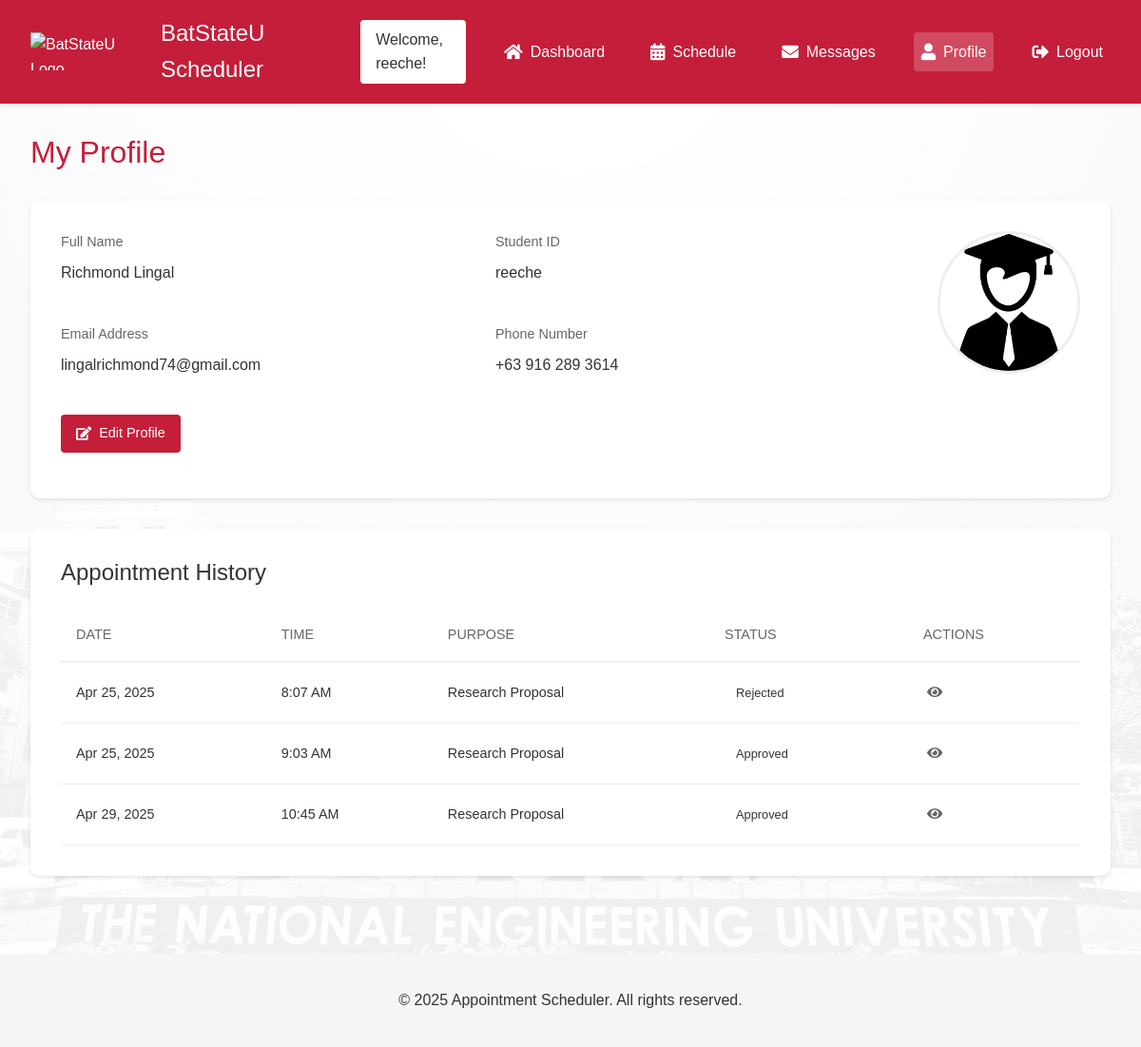
The app's page /profile/ (signed in) with its own data.
### AppointmentWebsite/models.py (models this page shows, shortened)
class UserProfile(models.Model):
    user = models.OneToOneField(User, on_delete=models.CASCADE)
    user_type = models.CharField(max_length=10, choices=[('student', 'Student'), ('faculty', 'Faculty')])
    phone_number = models.CharField(max_length=15, blank=True, null=True)
    profile_picture = models.ImageField(upload_to='profile_pictures/', null=True, blank=True)
    title = models.CharField(max_length=100, blank=True, null=True)
    department = models.CharField(max_length=100, blank=True, null=True)
    office_location = models.CharField(max_length=100, blank=True, null=True)
    office_hours = models.CharField(max_length=200, blank=True, null=True)
    specialization = models.CharField(max_length=200, blank=True, null=True)
    research_interests = models.TextField(blank=True, null=True)
    years_of_experience = models.IntegerField(null=True, blank=True)

class Appointment(models.Model):
    STATUS_CHOICES = [
        ('Pending', 'Pending'),
        ('Approved', 'Approved'),
        ('Rejected', 'Rejected')
    ]
    REASON_CHOICES = [
        ('consultation', 'Consultation'),
        ('thesis', 'Thesis Defense'),
        ('proposal', 'Proposal Defense'),
        ('other', 'Other')
    ]
    student = models.ForeignKey(User, on_delete=models.CASCADE, related_name='appointments')
    time_slot = models.OneToOneField(TimeSlot, on_delete=models.CASCADE)
    status = models.CharField(max_length=20, choices=STATUS_CHOICES, default='Pending')
    reason = models.CharField(max_length=20, choices=REASON_CHOICES, null=True, blank=True)
    created_at = models.DateTimeField(default=timezone.now)
    student_file = models.ForeignKey(StudentFile, on_delete=models.SET_NULL, null=True, blank=True)

class TimeSlot(models.Model):
    ROOM_CHOICES = [
        ('CICS201', 'CICS 201'),
        ('CICS202', 'CICS 202'),
        ('CPE_FACULTY', 'CpE FACULTY'),
        ('COMP_LAB_CICS', 'COMPUTER ENGINEERING LAB (CICS)'),
        ('COMP_LAB_EINSTEIN', 'COMPUTER LAB (EINSTEIN BUILDING)'),
        ('ICT_FACULTY', 'ICT FACULTY (GYM)')
    ]
    date = models.DateField()
    start_time = models.TimeField()
    end_time = models.TimeField()
    room = models.CharField(max_length=50, choices=ROOM_CHOICES, default='CICS201')
    is_available = models.BooleanField(default=True)
    faculty = models.ForeignKey(User, on_delete=models.CASCADE, related_name='time_slots')
    created_at = models.DateTimeField(default=timezone.now)
    class Meta:
        ordering = ['date', 'start_time']

### Appointment_Scheduler/views.py (the view)
# urls.py: path('profile/', views.profile, name='profile'),  # Added profile URL pattern
@login_required
def profile(request):
    try:
        user_profile = request.user.userprofile
        if user_profile.user_type == 'faculty':
            return redirect('faculty_profile')
    except UserProfile.DoesNotExist:
        return redirect('edit_profile')
    appointments = Appointment.objects.filter(student=request.user).order_by('-created_at')
    context = {
        'user_profile': user_profile,
        'appointments': appointments
    }
    return render(request, 'profile.html', context)

### templates/profile.html (shortened to what this page needs)
{% extends 'base.html' %}
{% load static %}
{% block extra_css %}
<link rel="stylesheet" href="{% static 'css/profile.css' %}">
{% endblock %}
{% block content %}
<div class="profile-container">
    <h1 class="page-title">My Profile</h1>
    <div class="profile-card">
        <div class="profile-info">
            <div class="info-group">
                <label>Full Name</label>
                <p>{{ user.first_name }} {{ user.last_name }}</p>
            </div>
            <div class="info-group">
                <label>Student ID</label>
                <p>{{ user.username }}</p>
            </div>
            <div class="info-group">
                <label>Email Address</label>
                <p>{{ user.email }}</p>
            </div>
            <div class="info-group">
                <label>Phone Number</label>
                <p>{{ user_profile.phone_number|default:"Not provided" }}</p>
            </div>
            <div class="info-group" style="grid-column: 1 / -1;">
                <a href="{% url 'edit_profile' %}" class="edit-profile">
                    <i class="fas fa-edit"></i> Edit Profile
                </a>
            </div>
        </div>
        <div class="profile-photo">
            <img src="{% if user.profile_picture %}{{ user.profile_picture.url }}{% else %}{% static 'images/student.png' %}{% endif %}" alt="Profile Picture">
        </div>
    </div>
    <div class="appointment-history">
        <h2>Appointment History</h2>
        <div class="appointment-table">
            <table>
                <thead>
                    <tr>
                        <th>DATE</th>
                        <th>TIME</th>
                        <th>PURPOSE</th>
                        <th>STATUS</th>
                        <th>ACTIONS</th>
                    </tr>
                </thead>
                <tbody>
                    {% if appointments %}
                        {% for appointment in appointments %}
                        <tr>
                            <td>{{ appointment.time_slot.date|date:"M d, Y" }}</td>
                            <td>{{ appointment.time_slot.start_time|time:"g:i A" }}</td>
                            <td>{{ appointment.student_file.file_type|default:"Research Proposal" }}</td>
                            <td>
                                <span class="status-badge {{ appointment.status|lower }}">
                                    {{ appointment.status }}
                                </span>
                            </td>
                            <td>
                                <button class="action-btn" title="View Details">
                                    <i class="fas fa-eye"></i>
                                </button>
                            </td>
                        </tr>
                        {% endfor %}
                    {% endif %}
                </tbody>
            </table>
        </div>
    </div>
</div>
{% endblock %}

### templates/header.html (shortened to what this page needs)
{% load static %}
<header class="site-header">
    <div class="header-content">
        <div class="left-section">
            <img src="https://batstate-u.edu.ph/wp-content/uploads/2022/05/BatStateU-NEU-Logo.png" alt="BatStateU Logo" class="logo">
            <span class="logo-text">BatStateU Scheduler</span>
        </div>
        {% if user.is_authenticated %}
        <div class="right-section">
            <div class="welcome-box">
                Welcome, {{ user.username }}!
            </div>
            <nav class="nav-menu">
                <a href="{% url 'dashboard' %}" class="nav-link {% if request.path == '/dashboard/' %}active{% endif %}">
                    <i class="fas fa-home"></i> Dashboard
                </a>
                <a href="{% url 'schedule' %}" class="nav-link {% if 'schedule' in request.path %}active{% endif %}">
                    <i class="fas fa-calendar-alt"></i> Schedule
                </a>
                <a href="{% url 'messages' %}" class="nav-link {% if 'messages' in request.path %}active{% endif %}">
                    <i class="fas fa-envelope"></i> Messages
                </a>
                <a href="{% url 'profile' %}" class="nav-link {% if 'profile' in request.path %}active{% endif %}">
                    <i class="fas fa-user"></i> Profile
                </a>
                <a href="{% url 'logout' %}" class="nav-link">
                    <i class="fas fa-sign-out-alt"></i> Logout
                </a>
            </nav>
        </div>
        {% endif %}
    </div>
</header>
<link rel="stylesheet" href="https://cdnjs.cloudflare.com/ajax/libs/font-awesome/5.15.4/css/all.min.css">

### static/css/style.css (style rules this page uses)
:root { --primary-red: #9D2235; --dark-red: #7B1E2B; --white: #FFFFFF; --light-gray: #F5F5F5; --dark-gray: #333333; --border-gray: #DDDDDD; }
body { font-family: Arial, sans-serif; line-height: 1.6; margin: 0; padding: 0; background-image: linear-gradient(rgba(255, 255, 255, 0.7), rgba(255, 255, 255, 0.7)), url('../images/batstate-bg.jpg'); background-repeat: no-repeat; background-position: center center; background-attachment: fixed; background-size: cover; min-height: 100vh; width: 100%; }
.site-header { background-color: rgba(255, 255, 255, 0.95); box-shadow: 0 1px 3px rgba(0,0,0,0.1); }
.site-header { background-color: rgba(255, 255, 255, 0.95); box-shadow: 0 2px 4px rgba(0,0,0,0.1); padding: 1rem 2rem; position: sticky; top: 0; z-index: 1000; }
.header-content { display: flex; justify-content: space-between; align-items: center; max-width: 1200px; margin: 0 auto; }

### static/css/profile.css (style rules this page uses)
.page-title { color: #C41E3A; font-size: 2rem; margin-bottom: 2rem; font-weight: 500; }
.profile-container { max-width: 1200px; margin: 0 auto; padding: 2rem; }
.profile-card { background: white; border-radius: 10px; box-shadow: 0 2px 4px rgba(0, 0, 0, 0.1); padding: 2rem; margin-bottom: 2rem; display: flex; gap: 2rem; }
.profile-info { flex-grow: 1; display: grid; grid-template-columns: repeat(2, 1fr); gap: 1.5rem; }
.info-group { margin-bottom: 1rem; }
.info-group label { display: block; color: #666; font-size: 0.9rem; margin-bottom: 0.5rem; }
.info-group p { color: #333; font-size: 1rem; margin: 0; }
.edit-profile { background: #C41E3A; color: white; border: none; padding: 0.5rem 1rem; border-radius: 4px; cursor: pointer; text-decoration: none; display: inline-flex; align-items: center; gap: 0.5rem; font-size: 0.9rem; transition: background-color 0.2s; }
.appointment-history { background: white; border-radius: 10px; box-shadow: 0 2px 4px rgba(0, 0, 0, 0.1); padding: 2rem; }
.appointment-history h2 { color: #333; font-size: 1.5rem; margin-bottom: 1.5rem; font-weight: 500; }
.appointment-table { width: 100%; overflow-x: auto; }
.appointment-table table { width: 100%; border-collapse: collapse; }
.appointment-table th { text-align: left; padding: 1rem; border-bottom: 2px solid #eee; color: #666; font-weight: 500; font-size: 0.9rem; }
.appointment-table td { padding: 1rem; border-bottom: 1px solid #eee; color: #333; font-size: 0.9rem; }
.status-badge { padding: 0.25rem 0.75rem; border-radius: 20px; font-size: 0.8rem; font-weight: 500; display: inline-block; }
.action-btn { background: none; border: none; color: #666; cursor: pointer; padding: 0.25rem; transition: color 0.2s; }
.profile-photo { width: 150px; height: 150px; margin: 0 auto 15px; border-radius: 50%; overflow: hidden; border: 3px solid #eee; }
.profile-photo img { width: 100%; height: 100%; object-fit: cover; }

### templates/header.html (style rules this page uses)
.site-header { background-color: #C41E3A; padding: 1rem 2rem; color: white; }
.header-content { max-width: 1200px; margin: 0 auto; display: flex; justify-content: space-between; align-items: center; }
.left-section { display: flex; align-items: center; gap: 1rem; }
.logo { height: 40px; width: auto; }
.logo-text { font-size: 1.5rem; font-weight: 500; color: white; }
.right-section { display: flex; align-items: center; gap: 2rem; }
.welcome-box { background-color: white; color: #333; padding: 0.5rem 1rem; border-radius: 4px; font-weight: 500; }
.nav-menu { display: flex; gap: 2rem; align-items: center; }
.nav-link { color: white; text-decoration: none; display: flex; align-items: center; gap: 0.5rem; font-weight: 500; padding: 0.5rem; border-radius: 4px; transition: all 0.2s ease; }
.nav-link.active { background-color: rgba(255, 255, 255, 0.2); }
.nav-link i { font-size: 1.1rem; }

### records on screen
UserProfile: phone_number "+63 916 289 3614"
Appointment: time_slot "Apr 25, 2025", time_slot.start_time "8:07 AM", student_file.file_type "Research Proposal", status "Rejected"
Appointment: time_slot "Apr 25, 2025", time_slot.start_time "9:03 AM", student_file.file_type "Research Proposal", status "Approved"
Appointment: time_slot "Apr 29, 2025", time_slot.start_time "10:45 AM", student_file.file_type "Research Proposal", status "Approved"

### other values on screen
{{ user.username }} "reeche"
{{ user.first_name }} "Richmond"
{{ user.last_name }} "Lingal"
{{ user.email }} "lingalrichmond74@gmail.com"
